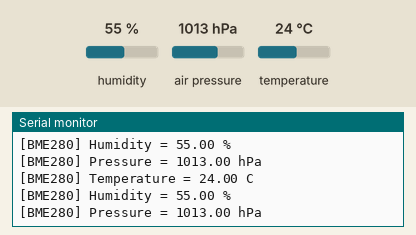
A sketch run on a simulated Arduino Uno, built with avr-gcc and run on an emulated ATmega328P. Parts: the last lines printed to the serial monitor. Inputs (shaded band) come from the test bench; at power-on: humidity 55 %, air pressure 1013 hPa, temperature 24 °C.

Above: at 1.8 s.
1.9 s: humidity set to 22 %
At 2.8 s:
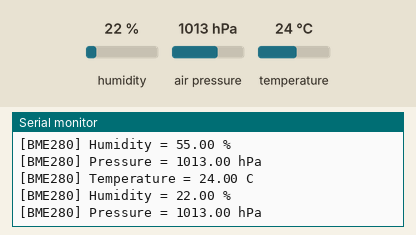
3.4 s: air pressure set to 952 hPa
At 4.7 s:
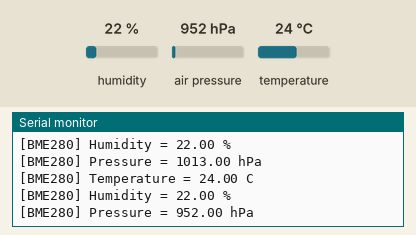
4.9 s: temperature set to 12 °C
At 5.8 s:
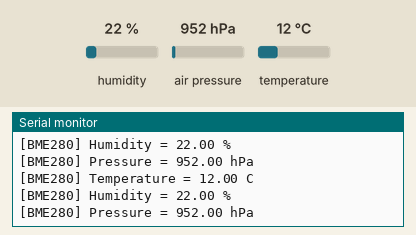

Measured:
- after the input at 1.9 s, the serial monitor: prints a new line after 0.12 s (image 1)
- after the input at 3.4 s, the serial monitor: prints a new line after 0.63 s (image 2)
- after the input at 4.9 s, the serial monitor: prints a new line after 0.13 s (image 3)

The sketch:

test_class_bme280.ino
```cpp
#include <Arduino.h>
#include "TM_BME280_Class.h"

auto my_bme280 = TM_BME280_Class(true); // ??? verbose = true would be nicer

void setup()
{
    Serial.begin(115200);
    while (!Serial)
        ; // time to get serial running

    my_bme280.init();
}

void loop()
{
    float *bme_data = my_bme280.read_values();

    // 0 = T, 1 = Humidity, 2 = Pressure
    delay(1000);
}
```
